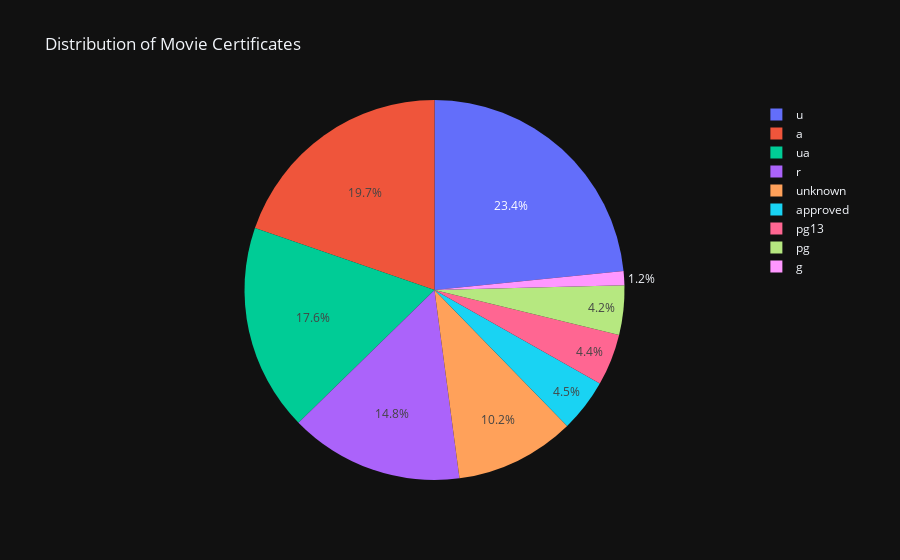

The notebook cell saved with this chart:
### Markdown cell above
This pie chart represents the distribution of movie certificates in the dataset. It shows the prevalence of different content ratings (like PG, R, etc.) and how they are distributed across the top 1000 movies.

### Code cell
import plotly.express as px

# Create a pie chart of movie certificates
df_certificate_count = df['Certificate'].value_counts().reset_index()
df_certificate_count.columns = ['Certificate', 'Count']
fig = px.pie(df_certificate_count, names='Certificate', values='Count', title='Distribution of Movie Certificates')
fig.show()

### Figure 1 — Plotly figure (JSON) as saved in the notebook; plotly's stock layout.template omitted (floating-point values rounded to 4 significant figures)
{"data": [{"domain": {"x": [0.0, 1.0], "y": [0.0, 1.0]}, "hovertemplate": "Certificate=%{label}<br>Count=%{value}<extra></extra>", "labels": ["u", "a", "ua", "r", "unknown", "approved", "pg13", "pg", "g"], "legendgroup": "", "name": "", "showlegend": true, "values": [234, 197, 176, 148, 102, 45, 44, 42, 12], "type": "pie"}], "layout": {"legend": {"tracegroupgap": 0}, "title": {"text": "Distribution of Movie Certificates"}}}
